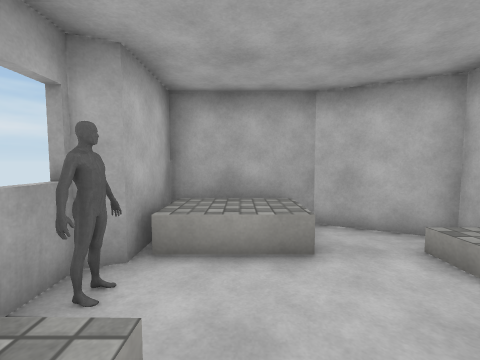
[1] (above)

12 first-person views from a walk through a scene from a Unity 3-D project. The camera is 1.4 m above the floor, tilts 4° down and sees 90° across. The floor is counted in squares, 1 m on a side. Each view is taken from the middle of a square. On the plan, view 1 faces up. The plan holds only what a view shows up to about 13 squares ahead; the rest is blank. Surface patterns are stand-ins for the level's own textures.

[2]
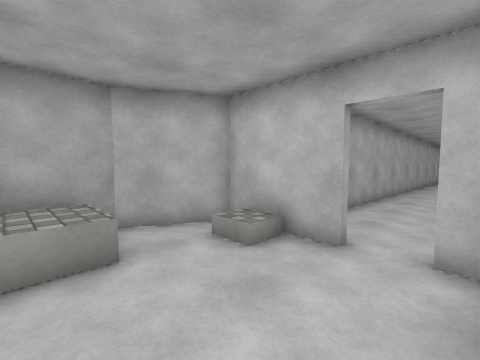

[3]
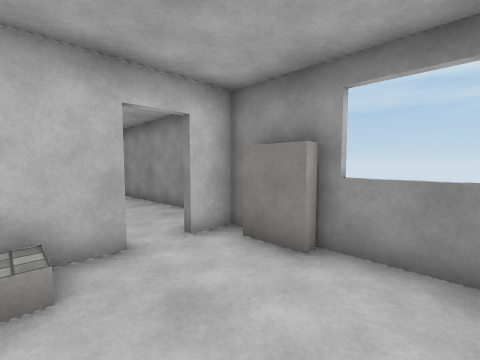

[4]
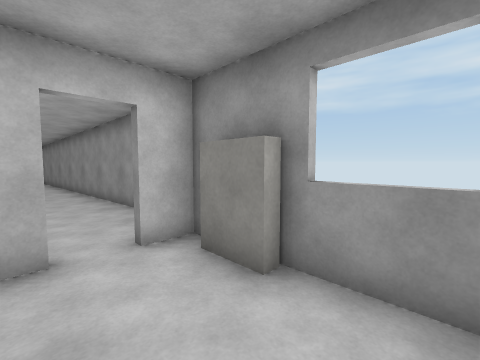

[5]
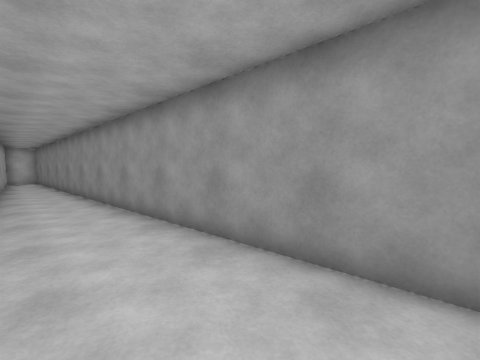

[6]
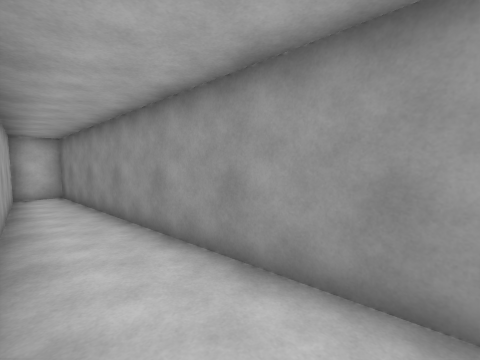

[7]
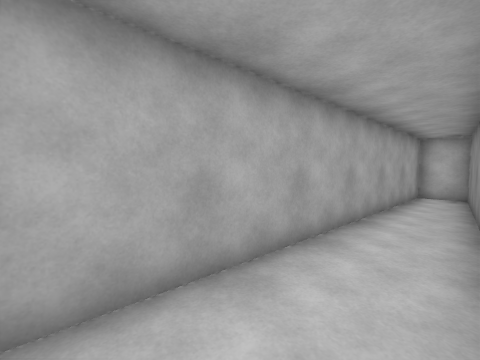

[8]
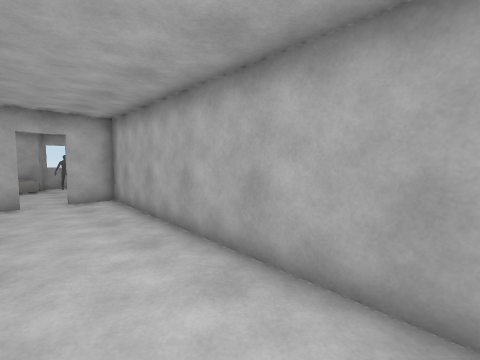

[9]
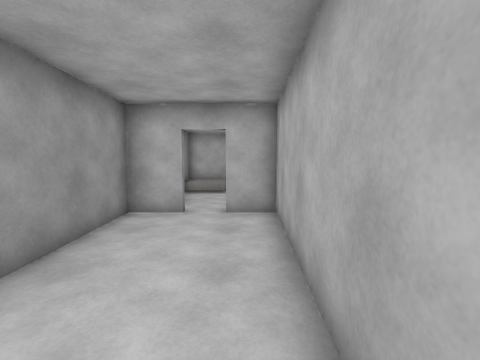

[10]
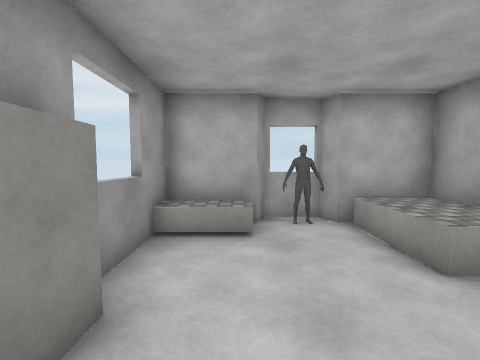

[11]
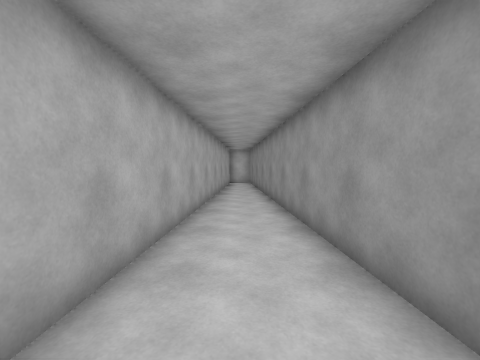

[12]
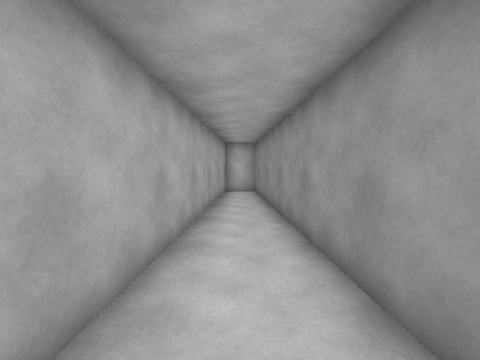

### Floor plan
Key: @ floor where view 1 was taken; # wall or solid block; . floor; = window, fence, low wall or low ledge; ^ raised ledge; O other object.
Columns run from 2 left of view 1 to 26 right of it. Each row starts with its distance up from view 1.
  6 #####
  5 #^^^###
  4 #^^^..#
  3 #....O############
  2 #.....#..........############
  1 #^..........................#
  0 #^@.###...........###########
 -1 ###=###############

Positions as (right, up) in squares from view 1, and headings:
1: (0, 0), facing up
2: (0, 0), facing up-right
3: (0, 3), facing down-right
4: (0, 2), facing down-right
5: (5, 2), facing down-right
6: (14, 2), facing down-right
7: (14, 0), facing up-right
8: (14, 0), facing up-left
9: (11, 2), facing left
10: (4, 1), facing left
11: (9, 1), facing right
12: (14, 1), facing right
